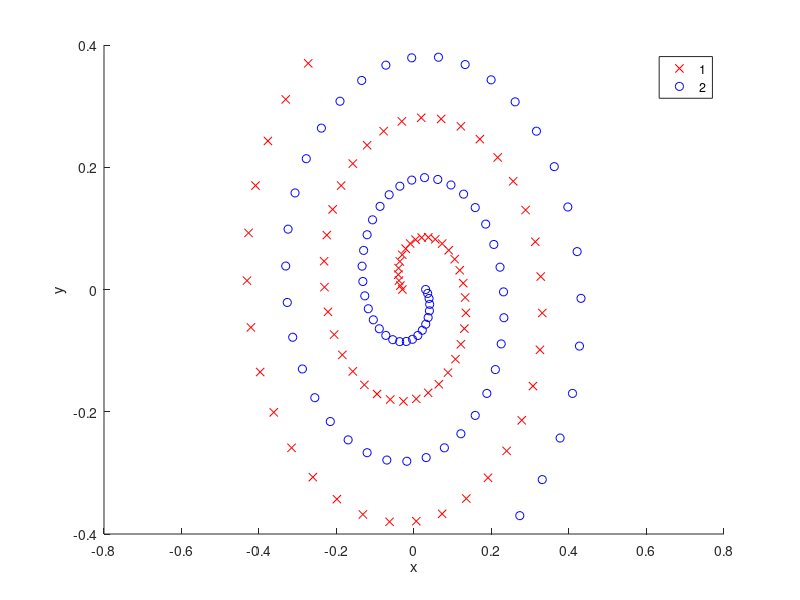

The MATLAB source for this figure: (Note: this script raises an error after producing the figure.)
%**************************************************************************
%           CI: Twin Spirals Problem using Neural Networks 
% -------------------------------------------------------------------------
% Name: MIRANDA, Lester James Validad
% ID No: 44161652-3
% -------------------------------------------------------------------------

%% Initialization
clear; close all; clc

%% Set-up the parameters
input_layer_size = 2;
hidden_layer_size = 16;
num_labels = 2;

%% ============================= Part 0: Load two_spiral dataset from csv file ===================
% In this part, we load the two_spiral dataset from the csv file found in
% the same folder. 

fprintf('Status: Displaying data\n');
cd('C:\Users\Lj Miranda\Documents\Waseda\2016-01 Fall\110400F Computational Intelligence\reports\report-ci-final\twin-spirals')
two_spiral = csvread('two_spiral.csv');
X = two_spiral(:,1:2);  
y = two_spiral(:,3);    
gscatter(X(:,1),X(:,2),y,'rb','xo');
xlabel('x');
ylabel('y');
fprintf('Program paused. Press enter to continue.\n');
pause;

%% ============================= Part 1: Initial Weight Parameters ===============================
% In this part, we initialize the weight parameters. We call the function
% randomizeInputHidden( ) and randInitializeWeights( ) in order to give
% a random initialization for both the I-H and H-O weights. It is important
% to randomize this in order to break symmetry. Afterwards, we unroll the
% initial parameters into a variable initial_nn_params

fprintf('\nStatus: Initializing Neural Network Weight Parameters\n');

initial_Theta1 = randomizeInputHidden(input_layer_size,hidden_layer_size);
initial_Theta2 = randInitializeWeights(hidden_layer_size,num_labels);

% Unroll parameters
initial_nn_params = [initial_Theta1(:); initial_Theta2(:)];

fprintf('Program paused. Press enter to continue.\n');
pause;

%% ============================== Part 2: Train the Neural Network ================================
% We train the neural network using different optimization techniques that
% we have built. This part is still divided into different sections, in
% order to highlight different steps in neural network training. 

fprintf('\nStatus: Training Neural Network\n');

%------------------------------------ 2.1 Training Parameters --------------------------------------
% This section puts all training parameters for all of the optimization
% techniques that we have.
trigger = 0;
% 1. Minimum Unconstrained Gradient Descent Parameters:
options_fmincg = optimset('MaxIter', 10000);
%options_fminunc = optimoptions('fminunc','Algorithm','trust-region','GradObj','on','Display','iter');

% 2. Stochastic Gradient Descent Parameters: 
lambda = 0; 
learning_rate = 1.2;
epochs = 20000;

% 3. Particle Swarm Optimization Parameters:
epsilon = 0.1;
nvars = 82;
swarmSize = 50;
maxIter = 100;
c_1 = 1.4; % Cognitive component - exploration parameter
c_2 = 1.3; % Social component - exploitation parameter
inertiaWeight = 0.7; % Inertia Weight, smaller values makes your particles easy to converge,  
                     % Larger values makes your particles explore more. A
                     % recommended rule of thumb would be: 
                     % inertiaWeight > 0.5 * (cogEff + socEff) -1
v_initial = 0.08;

% 4. Differential Evolution Parameters:
epsilon_de = 0.1;
nvars_de = 82;
population = 10;
genMax = 100;
mutationF = 0.7; % Mutation Parameter - exploration parameter [0->2]
recombinationC = 0.01; % Recombination parameter - exploitation parameter [0->1]

%---------------------------------------------------------------------------------------------------

%-------------------------------- 2.1 Neural Network Training --------------------------------------
% In this part, we create a handle for our cost function. Thus, we have a
% costFunction that is a function that only takes one argument (the neural
% network parameters). Now, in order to make a new optimization algorithm,
% just follow these guidelines:
%       1. Let this function have the costFunction as its input argument.
%       2. The output arguments must include both the final parameters
%          nn_params, and the cost. 
%       3. Make sure you have a J_hist array to keep record of the costs
%          so that you can graph them later on.

costFunction = @(p) nnCostFunction(p, input_layer_size, hidden_layer_size, num_labels, X, y, lambda);

% ----------------------------------------------------------------
% Optimization Algorithms (just uncomment the one you will use): 
% ----------------------------------------------------------------

% 1. Minimum Unconstrained Gradient Descent
%[nn_params, cost] = fmincg(costFunction, initial_nn_params, options_fmincg);

% 2. Particle Swarm Optimization 
getBenchmark1 = load('85_fmincg_theta1.mat');
getBenchmark2 = load('85_fmincg_theta2.mat');
benchmarkParams = [getBenchmark1.Theta1(:); getBenchmark2.Theta2(:)];
[nn_params, cost, J_hist, trigger] = particleSwarmOptimization(costFunction, benchmarkParams, epsilon, nvars, swarmSize, maxIter, c_1, c_2, inertiaWeight, v_initial);

% 3. Differential Evolution
% getBenchmark1 = load('85_fmincg_theta1.mat');
% getBenchmark2 = load('85_fmincg_theta2.mat');
% benchmarkParams = [getBenchmark1.Theta1(:); getBenchmark2.Theta2(:)];
% [nn_params, cost, J_hist, trigger] = differentialEvolution(costFunction, benchmarkParams, epsilon_de, nvars_de, population, genMax, mutationF, recombinationC);


% Obtain Theta1 and Theta2 back from nn_params
Theta1 = reshape(nn_params(1:hidden_layer_size * (input_layer_size + 1)), hidden_layer_size, (input_layer_size + 1));
Theta2 = reshape(nn_params((1 + (hidden_layer_size * (input_layer_size + 1))):end), num_labels, (hidden_layer_size + 1));

fprintf('Program paused. Press enter to continue.\n');
pause;


%% ======================================================== Part 3: Implement Predict ====================================================================
%  After training the neural network, we would like to use it to predict
%  the labels. The "predict" function is use in the
%  neural network to predict the labels of the training set. This lets
%  you compute the training set accuracy.

pred = predict(Theta1, Theta2, X);
accuracy = mean(double(pred == y)) * 100;
fprintf('\nTraining Set Accuracy: %f\n', mean(double(pred == y)) * 100);
fprintf('Program paused. Press enter to continue.\n');
pause;

%% ======================================================== Part 4: Graph cost vs. iterations ====================================================================
fprintf('\nStatus: Plotting Cost History\n');
if trigger == 1
    my_iter = int16(J_hist(:,1));
    plot(my_iter,J_hist(:,2),'DisplayName','Global Best');
    title('Cost History');
    xlabel('Iterations');
    ylabel('Cost, J(\theta)');
    axis square
    hold on
    plot(my_iter,J_hist(:,3),'DisplayName','Personal Best (Mean)');
    plot(my_iter,J_hist(:,4),'DisplayName','Current Position (Mean)');
    legend('show')
    delete(findall(gcf,'Tag','particleMovement'))

elseif trigger == 2
    my_iter = int16(J_hist(:,1));
    plot(my_iter,J_hist(:,2));
    title('Cost History');
    xlabel('Generations');
    ylabel('Cost, J(\theta)');
    axis square;
end





